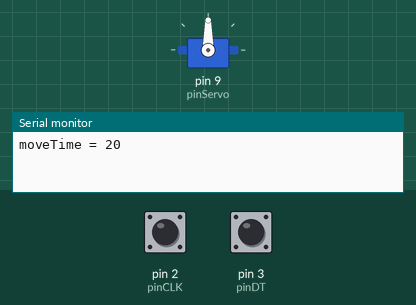
Bench run of a sketch on a simulated Arduino Uno, built with avr-gcc and run on an emulated ATmega328P. Parts: servo, the last lines printed to the serial monitor. The test bench sets the inputs (shaded band); at power-on: pin 2 (pinCLK) HIGH, pin 3 (pinDT) HIGH.

Above: at 1.2 s.
1.3 s: pin 2 (pinCLK) pulsed LOW 5 times (0.12 s each, 0.3 s apart)
At 1.9 s:
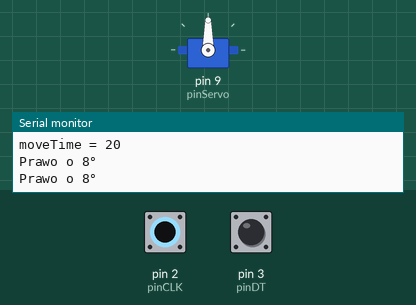
Timing chart, 0 to 4.3 s (numbered marks = the images above; inputs shaded):
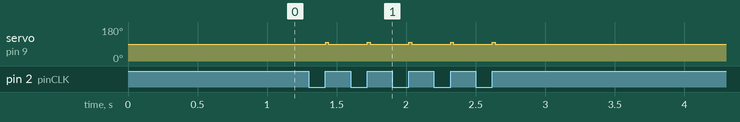

The sketch:

Serwo1.ino
```cpp
#include <Servo.h>

// --- Piny enkodera ---
const int pinCLK = 2;   // kanał A
const int pinDT  = 3;   // kanał B

// --- Serwo ---
const int pinServo = 9;
Servo myServo;
int servoStop = 90;     // zatrzymanie
int servoRight = 100;   // ruch w prawo (dobierz doświadczalnie)
int servoLeft  = 80;    // ruch w lewo (dobierz doświadczalnie)

// --- Parametry ruchu ---
int stepDeg = 2;        // krok obrotu
float degPerMs = 0.1;   // ile stopni na 1 ms (dobierz doświadczalnie!)
int moveTime;           // czas ruchu dla kroku

// --- Stan enkodera ---
int lastCLK;

void setup() {
  pinMode(pinCLK, INPUT);
  pinMode(pinDT, INPUT);

  myServo.attach(pinServo);
  myServo.write(servoStop);

  lastCLK = digitalRead(pinCLK);

  Serial.begin(9600);

  moveTime = stepDeg / degPerMs;
  Serial.print("moveTime = ");
  Serial.println(moveTime);
}

void loop() {
  int currentCLK = digitalRead(pinCLK);

  // detekcja zbocza
  if (currentCLK != lastCLK && currentCLK == 1) {
    if (digitalRead(pinDT) != currentCLK) {
      // obrót w lewo
      Serial.println("Lewo o 8°");
      myServo.write(servoLeft);
      delay(moveTime);
      myServo.write(servoStop);
    } else {
      // obrót w prawo
      Serial.println("Prawo o 8°");
      myServo.write(servoRight);
      delay(moveTime);
      myServo.write(servoStop);
    }
  }

  lastCLK = currentCLK;
}
```

Measured:
- after the input at 1.3 s, servo on pin 9 (pinServo): alternates 100° for 0.02 s and 90° for 0.28 s, 10 changes in all, then stays 90°, starting after 0.12 s
